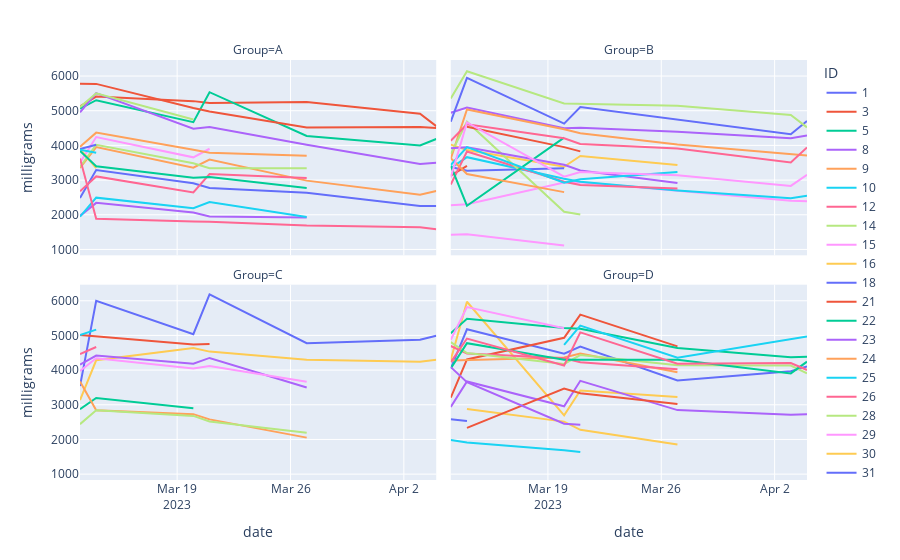

Notebook cell for this chart:
### Code cell
fig = px.line(df[df.Sex=='F'], x="date", y="milligrams", color='ID', facet_col='Group', facet_col_wrap=2, height=1000)
fig.show()

### Figure 1 — Plotly figure (JSON) as saved in the notebook; plotly's stock layout.template omitted (floating-point values rounded to 4 significant figures)
{"data": [{"hovertemplate": "ID=1<br>Group=A<br>date=%{x}<br>milligrams=%{y}<extra></extra>", "legendgroup": "1", "line": {"color": "#636efa", "dash": "solid"}, "marker": {"symbol": "circle"}, "mode": "lines", "name": "1", "orientation": "v", "showlegend": true, "type": "scatter", "x": ["2023-03-13T00:00:00", "2023-03-14T00:00:00", "2023-03-20T00:00:00", "2023-03-21T00:00:00", "2023-03-27T00:00:00", "2023-04-03T00:00:00", "2023-04-04T00:00:00"], "xaxis": "x3", "y": [2480.0, 3290.0, 2910.0, 2772.0, 2634.0, 2251, 2252.0], "yaxis": "y3"}, {"hovertemplate": "ID=3<br>Group=A<br>date=%{x}<br>milligrams=%{y}<extra></extra>", "legendgroup": "3", "line": {"color": "#EF553B", "dash": "solid"}, "marker": {"symbol": "circle"}, "mode": "lines", "name": "3", "orientation": "v", "showlegend": true, "type": "scatter", "x": ["2023-03-13T00:00:00", "2023-03-14T00:00:00", "2023-03-20T00:00:00", "2023-03-21T00:00:00", "2023-03-27T00:00:00", "2023-04-03T00:00:00", "2023-04-04T00:00:00"], "xaxis": "x3", "y": [5123.0, 5407.0, 5277.0, 5226.0, 5254.0, 4914.0, 4556.0], "yaxis": "y3"}, {"hovertemplate": "ID=5<br>Group=A<br>date=%{x}<br>milligrams=%{y}<extra></extra>", "legendgroup": "5", "line": {"color": "#00cc96", "dash": "solid"}, "marker": {"symbol": "circle"}, "mode": "lines", "name": "5", "orientation": "v", "showlegend": true, "type": "scatter", "x": ["2023-03-13T00:00:00", "2023-03-14T00:00:00", "2023-03-20T00:00:00", "2023-03-21T00:00:00", "2023-03-27T00:00:00", "2023-04-03T00:00:00", "2023-04-04T00:00:00"], "xaxis": "x3", "y": [5064.0, 5303.0, 4671.0, 5534.0, 4273.0, 3999.0, 4184.0], "yaxis": "y3"}, {"hovertemplate": "ID=8<br>Group=A<br>date=%{x}<br>milligrams=%{y}<extra></extra>", "legendgroup": "8", "line": {"color": "#ab63fa", "dash": "solid"}, "marker": {"symbol": "circle"}, "mode": "lines", "name": "8", "orientation": "v", "showlegend": true, "type": "scatter", "x": ["2023-03-13T00:00:00", "2023-03-14T00:00:00", "2023-03-20T00:00:00", "2023-03-21T00:00:00", "2023-03-27T00:00:00"], "xaxis": "x3", "y": [1968.0, 2343.0, 2063.0, 1950.0, 1923.0], "yaxis": "y3"}, {"hovertemplate": "ID=9<br>Group=A<br>date=%{x}<br>milligrams=%{y}<extra></extra>", "legendgroup": "9", "line": {"color": "#FFA15A", "dash": "solid"}, "marker": {"symbol": "circle"}, "mode": "lines", "name": "9", "orientation": "v", "showlegend": true, "type": "scatter", "x": ["2023-03-13T00:00:00", "2023-03-14T00:00:00", "2023-03-20T00:00:00", "2023-03-21T00:00:00", "2023-03-27T00:00:00", "2023-04-03T00:00:00", "2023-04-04T00:00:00"], "xaxis": "x3", "y": [3350, 3950.0, 3358.0, 3594.0, 2984.0, 2578.0, 2687.0], "yaxis": "y3"}, {"hovertemplate": "ID=10<br>Group=A<br>date=%{x}<br>milligrams=%{y}<extra></extra>", "legendgroup": "10", "line": {"color": "#19d3f3", "dash": "solid"}, "marker": {"symbol": "circle"}, "mode": "lines", "name": "10", "orientation": "v", "showlegend": true, "type": "scatter", "x": ["2023-03-13T00:00:00", "2023-03-14T00:00:00", "2023-03-20T00:00:00", "2023-03-21T00:00:00", "2023-03-27T00:00:00"], "xaxis": "x3", "y": [1945.0, 2494.0, 2189.0, 2368.0, 1935], "yaxis": "y3"}, {"hovertemplate": "ID=12<br>Group=A<br>date=%{x}<br>milligrams=%{y}<extra></extra>", "legendgroup": "12", "line": {"color": "#FF6692", "dash": "solid"}, "marker": {"symbol": "circle"}, "mode": "lines", "name": "12", "orientation": "v", "showlegend": true, "type": "scatter", "x": ["2023-03-13T00:00:00", "2023-03-14T00:00:00", "2023-03-20T00:00:00", "2023-03-21T00:00:00", "2023-03-27T00:00:00"], "xaxis": "x3", "y": [2677.0, 3105.0, 2644.0, 3174.0, 3057], "yaxis": "y3"}, {"hovertemplate": "ID=14<br>Group=A<br>date=%{x}<br>milligrams=%{y}<extra></extra>", "legendgroup": "14", "line": {"color": "#B6E880", "dash": "solid"}, "marker": {"symbol": "circle"}, "mode": "lines", "name": "14", "orientation": "v", "showlegend": true, "type": "scatter", "x": ["2023-03-13T00:00:00", "2023-03-14T00:00:00", "2023-03-20T00:00:00", "2023-03-21T00:00:00", "2023-03-27T00:00:00"], "xaxis": "x3", "y": [3382.0, 4019.0, 3484.0, 3345.0, 3341.0], "yaxis": "y3"}, {"hovertemplate": "ID=15<br>Group=A<br>date=%{x}<br>milligrams=%{y}<extra></extra>", "legendgroup": "15", "line": {"color": "#FF97FF", "dash": "solid"}, "marker": {"symbol": "circle"}, "mode": "lines", "name": "15", "orientation": "v", "showlegend": true, "type": "scatter", "x": ["2023-03-13T00:00:00", "2023-03-14T00:00:00", "2023-03-20T00:00:00", "2023-03-21T00:00:00"], "xaxis": "x3", "y": [3502.0, 4242, 3656.0, 3904.0], "yaxis": "y3"}, {"hovertemplate": "ID=16<br>Group=A<br>date=%{x}<br>milligrams=%{y}<extra></extra>", "legendgroup": "16", "line": {"color": "#FECB52", "dash": "solid"}, "marker": {"symbol": "circle"}, "mode": "lines", "name": "16", "orientation": "v", "showlegend": true, "type": "scatter", "x": ["2023-03-13T00:00:00", "2023-03-14T00:00:00"], "xaxis": "x3", "y": [3893.0, 3343.0], "yaxis": "y3"}, {"hovertemplate": "ID=18<br>Group=A<br>date=%{x}<br>milligrams=%{y}<extra></extra>", "legendgroup": "18", "line": {"color": "#636efa", "dash": "solid"}, "marker": {"symbol": "circle"}, "mode": "lines", "name": "18", "orientation": "v", "showlegend": true, "type": "scatter", "x": ["2023-03-13T00:00:00", "2023-03-14T00:00:00"], "xaxis": "x3", "y": [3893.0, 4017.0], "yaxis": "y3"}, {"hovertemplate": "ID=21<br>Group=A<br>date=%{x}<br>milligrams=%{y}<extra></extra>", "legendgroup": "21", "line": {"color": "#EF553B", "dash": "solid"}, "marker": {"symbol": "circle"}, "mode": "lines", "name": "21", "orientation": "v", "showlegend": true, "type": "scatter", "x": ["2023-03-13T00:00:00", "2023-03-14T00:00:00", "2023-03-20T00:00:00", "2023-03-21T00:00:00", "2023-03-27T00:00:00", "2023-04-03T00:00:00", "2023-04-04T00:00:00"], "xaxis": "x3", "y": [5776.0, 5774.0, 5081.0, 4980.0, 4516.0, 4530.0, 4505.0], "yaxis": "y3"}, {"hovertemplate": "ID=22<br>Group=A<br>date=%{x}<br>milligrams=%{y}<extra></extra>", "legendgroup": "22", "line": {"color": "#00cc96", "dash": "solid"}, "marker": {"symbol": "circle"}, "mode": "lines", "name": "22", "orientation": "v", "showlegend": true, "type": "scatter", "x": ["2023-03-13T00:00:00", "2023-03-14T00:00:00", "2023-03-20T00:00:00", "2023-03-21T00:00:00", "2023-03-27T00:00:00"], "xaxis": "x3", "y": [3839, 3399.0, 3067.0, 3088.0, 2773.0], "yaxis": "y3"}, {"hovertemplate": "ID=23<br>Group=A<br>date=%{x}<br>milligrams=%{y}<extra></extra>", "legendgroup": "23", "line": {"color": "#ab63fa", "dash": "solid"}, "marker": {"symbol": "circle"}, "mode": "lines", "name": "23", "orientation": "v", "showlegend": true, "type": "scatter", "x": ["2023-03-13T00:00:00", "2023-03-14T00:00:00", "2023-03-20T00:00:00", "2023-03-21T00:00:00", "2023-03-27T00:00:00", "2023-04-03T00:00:00", "2023-04-04T00:00:00"], "xaxis": "x3", "y": [4956, 5507.0, 4483.0, 4531.0, 4018.0, 3466.0, 3501.0], "yaxis": "y3"}, {"hovertemplate": "ID=24<br>Group=A<br>date=%{x}<br>milligrams=%{y}<extra></extra>", "legendgroup": "24", "line": {"color": "#FFA15A", "dash": "solid"}, "marker": {"symbol": "circle"}, "mode": "lines", "name": "24", "orientation": "v", "showlegend": true, "type": "scatter", "x": ["2023-03-13T00:00:00", "2023-03-14T00:00:00", "2023-03-20T00:00:00", "2023-03-21T00:00:00", "2023-03-27T00:00:00"], "xaxis": "x3", "y": [3962.0, 4368.0, 3872.0, 3790.0, 3705.0], "yaxis": "y3"}, {"hovertemplate": "ID=25<br>Group=A<br>date=%{x}<br>milligrams=%{y}<extra></extra>", "legendgroup": "25", "line": {"color": "#19d3f3", "dash": "solid"}, "marker": {"symbol": "circle"}, "mode": "lines", "name": "25", "orientation": "v", "showlegend": true, "type": "scatter", "x": ["2023-03-13T00:00:00", "2023-03-14T00:00:00"], "xaxis": "x3", "y": [3875.0, 3790.0], "yaxis": "y3"}, {"hovertemplate": "ID=26<br>Group=A<br>date=%{x}<br>milligrams=%{y}<extra></extra>", "legendgroup": "26", "line": {"color": "#FF6692", "dash": "solid"}, "marker": {"symbol": "circle"}, "mode": "lines", "name": "26", "orientation": "v", "showlegend": true, "type": "scatter", "x": ["2023-03-13T00:00:00", "2023-03-14T00:00:00", "2023-03-20T00:00:00", "2023-03-21T00:00:00", "2023-03-27T00:00:00", "2023-04-03T00:00:00", "2023-04-04T00:00:00"], "xaxis": "x3", "y": [3622.0, 1882.0, 1805.0, 1802.0, 1691.0, 1642.0, 1580.0], "yaxis": "y3"}, {"hovertemplate": "ID=28<br>Group=A<br>date=%{x}<br>milligrams=%{y}<extra></extra>", "legendgroup": "28", "line": {"color": "#B6E880", "dash": "solid"}, "marker": {"symbol": "circle"}, "mode": "lines", "name": "28", "orientation": "v", "showlegend": true, "type": "scatter", "x": ["2023-03-13T00:00:00", "2023-03-14T00:00:00", "2023-03-20T00:00:00"], "xaxis": "x3", "y": [5103.0, 5502.0, 4746.0], "yaxis": "y3"}, {"hovertemplate": "ID=29<br>Group=B<br>date=%{x}<br>milligrams=%{y}<extra></extra>", "legendgroup": "29", "line": {"color": "#FF97FF", "dash": "solid"}, "marker": {"symbol": "circle"}, "mode": "lines", "name": "29", "orientation": "v", "showlegend": true, "type": "scatter", "x": ["2023-03-13T00:00:00", "2023-03-14T00:00:00", "2023-03-20T00:00:00", "2023-03-21T00:00:00", "2023-03-27T00:00:00", "2023-04-03T00:00:00", "2023-04-04T00:00:00"], "xaxis": "x4", "y": [2272, 2304.0, 2930.0, 2936, 2689.0, 2406.0, 2391.0], "yaxis": "y4"}, {"hovertemplate": "ID=30<br>Group=B<br>date=%{x}<br>milligrams=%{y}<extra></extra>", "legendgroup": "30", "line": {"color": "#FECB52", "dash": "solid"}, "marker": {"symbol": "circle"}, "mode": "lines", "name": "30", "orientation": "v", "showlegend": true, "type": "scatter", "x": ["2023-03-13T00:00:00", "2023-03-14T00:00:00", "2023-03-20T00:00:00", "2023-03-21T00:00:00", "2023-03-27T00:00:00"], "xaxis": "x4", "y": [4021.0, 3868.0, 3384.0, 3695.0, 3436.0], "yaxis": "y4"}, {"hovertemplate": "ID=31<br>Group=B<br>date=%{x}<br>milligrams=%{y}<extra></extra>", "legendgroup": "31", "line": {"color": "#636efa", "dash": "solid"}, "marker": {"symbol": "circle"}, "mode": "lines", "name": "31", "orientation": "v", "showlegend": true, "type": "scatter", "x": ["2023-03-13T00:00:00", "2023-03-14T00:00:00", "2023-03-20T00:00:00"], "xaxis": "x4", "y": [3380.0, 3269.0, 3338.0], "yaxis": "y4"}, {"hovertemplate": "ID=33<br>Group=B<br>date=%{x}<br>milligrams=%{y}<extra></extra>", "legendgroup": "33", "line": {"color": "#EF553B", "dash": "solid"}, "marker": {"symbol": "circle"}, "mode": "lines", "name": "33", "orientation": "v", "showlegend": true, "type": "scatter", "x": ["2023-03-13T00:00:00", "2023-03-14T00:00:00"], "xaxis": "x4", "y": [3130.0, 3409.0], "yaxis": "y4"}, {"hovertemplate": "ID=34<br>Group=B<br>date=%{x}<br>milligrams=%{y}<extra></extra>", "legendgroup": "34", "line": {"color": "#00cc96", "dash": "solid"}, "marker": {"symbol": "circle"}, "mode": "lines", "name": "34", "orientation": "v", "showlegend": true, "type": "scatter", "x": ["2023-03-13T00:00:00"], "xaxis": "x4", "y": [3214.0], "yaxis": "y4"}, {"hovertemplate": "ID=35<br>Group=B<br>date=%{x}<br>milligrams=%{y}<extra></extra>", "legendgroup": "35", "line": {"color": "#ab63fa", "dash": "solid"}, "marker": {"symbol": "circle"}, "mode": "lines", "name": "35", "orientation": "v", "showlegend": true, "type": "scatter", "x": ["2023-03-13T00:00:00", "2023-03-14T00:00:00", "2023-03-20T00:00:00", "2023-03-21T00:00:00", "2023-03-27T00:00:00", "2023-04-03T00:00:00", "2023-04-04T00:00:00"], "xaxis": "x4", "y": [4940.0, 5093, 4497.0, 4510.0, 4391.0, 4204.0, 4285.0], "yaxis": "y4"}, {"hovertemplate": "ID=36<br>Group=B<br>date=%{x}<br>milligrams=%{y}<extra></extra>", "legendgroup": "36", "line": {"color": "#FFA15A", "dash": "solid"}, "marker": {"symbol": "circle"}, "mode": "lines", "name": "36", "orientation": "v", "showlegend": true, "type": "scatter", "x": ["2023-03-13T00:00:00", "2023-03-14T00:00:00", "2023-03-20T00:00:00", "2023-03-21T00:00:00", "2023-03-27T00:00:00", "2023-04-03T00:00:00", "2023-04-04T00:00:00"], "xaxis": "x4", "y": [3620.0, 5034.0, 4465.0, 4352.0, 4029.0, 3754.0, 3706.0], "yaxis": "y4"}, {"hovertemplate": "ID=37<br>Group=B<br>date=%{x}<br>milligrams=%{y}<extra></extra>", "legendgroup": "37", "line": {"color": "#19d3f3", "dash": "solid"}, "marker": {"symbol": "circle"}, "mode": "lines", "name": "37", "orientation": "v", "showlegend": true, "type": "scatter", "x": ["2023-03-13T00:00:00", "2023-03-14T00:00:00", "2023-03-20T00:00:00", "2023-03-21T00:00:00", "2023-03-27T00:00:00", "2023-04-03T00:00:00", "2023-04-04T00:00:00"], "xaxis": "x4", "y": [3343.0, 3661.0, 3039.0, 2949.0, 2698.0, 2476.0, 2546], "yaxis": "y4"}, {"hovertemplate": "ID=38<br>Group=B<br>date=%{x}<br>milligrams=%{y}<extra></extra>", "legendgroup": "38", "line": {"color": "#FF6692", "dash": "solid"}, "marker": {"symbol": "circle"}, "mode": "lines", "name": "38", "orientation": "v", "showlegend": true, "type": "scatter", "x": ["2023-03-13T00:00:00", "2023-03-14T00:00:00", "2023-03-20T00:00:00", "2023-03-21T00:00:00", "2023-03-27T00:00:00"], "xaxis": "x4", "y": [2873, 3826.0, 2950.0, 2856.0, 2755.0], "yaxis": "y4"}, {"hovertemplate": "ID=39<br>Group=B<br>date=%{x}<br>milligrams=%{y}<extra></extra>", "legendgroup": "39", "line": {"color": "#B6E880", "dash": "solid"}, "marker": {"symbol": "circle"}, "mode": "lines", "name": "39", "orientation": "v", "showlegend": true, "type": "scatter", "x": ["2023-03-13T00:00:00", "2023-03-14T00:00:00", "2023-03-20T00:00:00", "2023-03-21T00:00:00"], "xaxis": "x4", "y": [3756.0, 4683.0, 2087.0, 2007], "yaxis": "y4"}, {"hovertemplate": "ID=40<br>Group=B<br>date=%{x}<br>milligrams=%{y}<extra></extra>", "legendgroup": "40", "line": {"color": "#FF97FF", "dash": "solid"}, "marker": {"symbol": "circle"}, "mode": "lines", "name": "40", "orientation": "v", "showlegend": true, "type": "scatter", "x": ["2023-03-13T00:00:00", "2023-03-14T00:00:00", "2023-03-20T00:00:00"], "xaxis": "x4", "y": [1426.0, 1441.0, 1113.0], "yaxis": "y4"}, {"hovertemplate": "ID=41<br>Group=B<br>date=%{x}<br>milligrams=%{y}<extra></extra>", "legendgroup": "41", "line": {"color": "#FECB52", "dash": "solid"}, "marker": {"symbol": "circle"}, "mode": "lines", "name": "41", "orientation": "v", "showlegend": true, "type": "scatter", "x": ["2023-03-14T00:00:00"], "xaxis": "x4", "y": [3459.0], "yaxis": "y4"}, {"hovertemplate": "ID=42<br>Group=B<br>date=%{x}<br>milligrams=%{y}<extra></extra>", "legendgroup": "42", "line": {"color": "#636efa", "dash": "solid"}, "marker": {"symbol": "circle"}, "mode": "lines", "name": "42", "orientation": "v", "showlegend": true, "type": "scatter", "x": ["2023-03-13T00:00:00", "2023-03-14T00:00:00", "2023-03-20T00:00:00", "2023-03-21T00:00:00", "2023-04-03T00:00:00", "2023-04-04T00:00:00"], "xaxis": "x4", "y": [4685.0, 5949.0, 4628.0, 5106.0, 4320.0, 4705.0], "yaxis": "y4"}, {"hovertemplate": "ID=46<br>Group=B<br>date=%{x}<br>milligrams=%{y}<extra></extra>", "legendgroup": "46", "line": {"color": "#EF553B", "dash": "solid"}, "marker": {"symbol": "circle"}, "mode": "lines", "name": "46", "orientation": "v", "showlegend": true, "type": "scatter", "x": ["2023-03-14T00:00:00", "2023-03-20T00:00:00", "2023-03-21T00:00:00"], "xaxis": "x4", "y": [4537.0, 3951.0, 3828.0], "yaxis": "y4"}, {"hovertemplate": "ID=48<br>Group=B<br>date=%{x}<br>milligrams=%{y}<extra></extra>", "legendgroup": "48", "line": {"color": "#00cc96", "dash": "solid"}, "marker": {"symbol": "circle"}, "mode": "lines", "name": "48", "orientation": "v", "showlegend": true, "type": "scatter", "x": ["2023-03-13T00:00:00", "2023-03-14T00:00:00", "2023-03-20T00:00:00"], "xaxis": "x4", "y": [3415.0, 2261.0, 4226.0], "yaxis": "y4"}, {"hovertemplate": "ID=50<br>Group=B<br>date=%{x}<br>milligrams=%{y}<extra></extra>", "legendgroup": "50", "line": {"color": "#ab63fa", "dash": "solid"}, "marker": {"symbol": "circle"}, "mode": "lines", "name": "50", "orientation": "v", "showlegend": true, "type": "scatter", "x": ["2023-03-13T00:00:00", "2023-03-14T00:00:00", "2023-03-20T00:00:00", "2023-03-21T00:00:00", "2023-03-27T00:00:00"], "xaxis": "x4", "y": [3919.0, 3944.0, 3440.0, 3277.0, 2916.0], "yaxis": "y4"}, {"hovertemplate": "ID=51<br>Group=B<br>date=%{x}<br>milligrams=%{y}<extra></extra>", "legendgroup": "51", "line": {"color": "#FFA15A", "dash": "solid"}, "marker": {"symbol": "circle"}, "mode": "lines", "name": "51", "orientation": "v", "showlegend": true, "type": "scatter", "x": ["2023-03-13T00:00:00", "2023-03-14T00:00:00", "2023-03-20T00:00:00"], "xaxis": "x4", "y": [3630.0, 3174.0, 2653.0], "yaxis": "y4"}, {"hovertemplate": "ID=53<br>Group=B<br>date=%{x}<br>milligrams=%{y}<extra></extra>", "legendgroup": "53", "line": {"color": "#19d3f3", "dash": "solid"}, "marker": {"symbol": "circle"}, "mode": "lines", "name": "53", "orientation": "v", "showlegend": true, "type": "scatter", "x": ["2023-03-13T00:00:00", "2023-03-14T00:00:00", "2023-03-20T00:00:00", "2023-03-21T00:00:00", "2023-03-27T00:00:00"], "xaxis": "x4", "y": [3434, 3952.0, 2923.0, 3024.0, 3232.0], "yaxis": "y4"}, {"hovertemplate": "ID=54<br>Group=B<br>date=%{x}<br>milligrams=%{y}<extra></extra>", "legendgroup": "54", "line": {"color": "#FF6692", "dash": "solid"}, "marker": {"symbol": "circle"}, "mode": "lines", "name": "54", "orientation": "v", "showlegend": true, "type": "scatter", "x": ["2023-03-13T00:00:00", "2023-03-14T00:00:00", "2023-03-20T00:00:00", "2023-03-21T00:00:00", "2023-03-27T00:00:00", "2023-04-03T00:00:00", "2023-04-04T00:00:00"], "xaxis": "x4", "y": [4133.0, 4607.0, 4203.0, 4043.0, 3909, 3510.0, 3941.0], "yaxis": "y4"}, {"hovertemplate": "ID=55<br>Group=B<br>date=%{x}<br>milligrams=%{y}<extra></extra>", "legendgroup": "55", "line": {"color": "#B6E880", "dash": "solid"}, "marker": {"symbol": "circle"}, "mode": "lines", "name": "55", "orientation": "v", "showlegend": true, "type": "scatter", "x": ["2023-03-13T00:00:00", "2023-03-14T00:00:00", "2023-03-20T00:00:00", "2023-03-21T00:00:00", "2023-03-27T00:00:00", "2023-04-03T00:00:00", "2023-04-04T00:00:00"], "xaxis": "x4", "y": [5354.0, 6138.0, 5211.0, 5198.0, 5143.0, 4876, 4520.0], "yaxis": "y4"}, {"hovertemplate": "ID=57<br>Group=B<br>date=%{x}<br>milligrams=%{y}<extra></extra>", "legendgroup": "57", "line": {"color": "#FF97FF", "dash": "solid"}, "marker": {"symbol": "circle"}, "mode": "lines", "name": "57", "orientation": "v", "showlegend": true, "type": "scatter", "x": ["2023-03-13T00:00:00", "2023-03-14T00:00:00", "2023-03-20T00:00:00", "2023-03-21T00:00:00", "2023-03-27T00:00:00", "2023-04-03T00:00:00", "2023-04-04T00:00:00"], "xaxis": "x4", "y": [3079.0, 4661.0, 3097.0, 3232, 3141.0, 2832, 3154.0], "yaxis": "y4"}, {"hovertemplate": "ID=61<br>Group=C<br>date=%{x}<br>milligrams=%{y}<extra></extra>", "legendgroup": "61", "line": {"color": "#FECB52", "dash": "solid"}, "marker": {"symbol": "circle"}, "mode": "lines", "name": "61", "orientation": "v", "showlegend": true, "type": "scatter", "x": ["2023-03-13T00:00:00", "2023-03-14T00:00:00", "2023-03-20T00:00:00", "2023-03-21T00:00:00", "2023-03-27T00:00:00", "2023-04-03T00:00:00", "2023-04-04T00:00:00"], "xaxis": "x", "y": [3136, 4284.0, 4640.0, 4533.0, 4299.0, 4241.0, 4297.0], "yaxis": "y"}, {"hovertemplate": "ID=63<br>Group=C<br>date=%{x}<br>milligrams=%{y}<extra></extra>", "legendgroup": "63", "line": {"color": "#636efa", "dash": "solid"}, "marker": {"symbol": "circle"}, "mode": "lines", "name": "63", "orientation": "v", "showlegend": true, "type": "scatter", "x": ["2023-03-13T00:00:00", "2023-03-14T00:00:00", "2023-03-20T00:00:00", "2023-03-21T00:00:00", "2023-03-27T00:00:00", "2023-04-03T00:00:00", "2023-04-04T00:00:00"], "xaxis": "x", "y": [3541.0, 5998.0, 5037.0, 6181.0, 4776.0, 4877.0, 4992.0], "yaxis": "y"}, {"hovertemplate": "ID=65<br>Group=C<br>date=%{x}<br>milligrams=%{y}<extra></extra>", "legendgroup": "65", "line": {"color": "#EF553B", "dash": "solid"}, "marker": {"symbol": "circle"}, "mode": "lines", "name": "65", "orientation": "v", "showlegend": true, "type": "scatter", "x": ["2023-03-13T00:00:00", "2023-03-20T00:00:00", "2023-03-21T00:00:00"], "xaxis": "x", "y": [5010.0, 4737.0, 4753], "yaxis": "y"}, {"hovertemplate": "ID=67<br>Group=C<br>date=%{x}<br>milligrams=%{y}<extra></extra>", "legendgroup": "67", "line": {"color": "#00cc96", "dash": "solid"}, "marker": {"symbol": "circle"}, "mode": "lines", "name": "67", "orientation": "v", "showlegend": true, "type": "scatter", "x": ["2023-03-13T00:00:00", "2023-03-14T00:00:00", "2023-03-20T00:00:00"], "xaxis": "x", "y": [2874.0, 3194.0, 2900.0], "yaxis": "y"}, {"hovertemplate": "ID=68<br>Group=C<br>date=%{x}<br>milligrams=%{y}<extra></extra>", "legendgroup": "68", "line": {"color": "#ab63fa", "dash": "solid"}, "marker": {"symbol": "circle"}, "mode": "lines", "name": "68", "orientation": "v", "showlegend": true, "type": "scatter", "x": ["2023-03-13T00:00:00", "2023-03-14T00:00:00", "2023-03-20T00:00:00", "2023-03-21T00:00:00", "2023-03-27T00:00:00"], "xaxis": "x", "y": [4160.0, 4419.0, 4187.0, 4351.0, 3499.0], "yaxis": "y"}, {"hovertemplate": "ID=73<br>Group=C<br>date=%{x}<br>milligrams=%{y}<extra></extra>", "legendgroup": "73", "line": {"color": "#FFA15A", "dash": "solid"}, "marker": {"symbol": "circle"}, "mode": "lines", "name": "73", "orientation": "v", "showlegend": true, "type": "scatter", "x": ["2023-03-13T00:00:00", "2023-03-14T00:00:00", "2023-03-20T00:00:00", "2023-03-21T00:00:00", "2023-03-27T00:00:00"], "xaxis": "x", "y": [3670.0, 2840.0, 2730.0, 2579, 2053.0], "yaxis": "y"}, {"hovertemplate": "ID=75<br>Group=C<br>date=%{x}<br>milligrams=%{y}<extra></extra>", "legendgroup": "75", "line": {"color": "#19d3f3", "dash": "solid"}, "marker": {"symbol": "circle"}, "mode": "lines", "name": "75", "orientation": "v", "showlegend": true, "type": "scatter", "x": ["2023-03-13T00:00:00", "2023-03-14T00:00:00"], "xaxis": "x", "y": [5014.0, 5168.0], "yaxis": "y"}, {"hovertemplate": "ID=80<br>Group=C<br>date=%{x}<br>milligrams=%{y}<extra></extra>", "legendgroup": "80", "line": {"color": "#FF6692", "dash": "solid"}, "marker": {"symbol": "circle"}, "mode": "lines", "name": "80", "orientation": "v", "showlegend": true, "type": "scatter", "x": ["2023-03-13T00:00:00", "2023-03-14T00:00:00"], "xaxis": "x", "y": [4464.0, 4665.0], "yaxis": "y"}, {"hovertemplate": "ID=82<br>Group=C<br>date=%{x}<br>milligrams=%{y}<extra></extra>", "legendgroup": "82", "line": {"color": "#B6E880", "dash": "solid"}, "marker": {"symbol": "circle"}, "mode": "lines", "name": "82", "orientation": "v", "showlegend": true, "type": "scatter", "x": ["2023-03-13T00:00:00", "2023-03-14T00:00:00", "2023-03-20T00:00:00", "2023-03-21T00:00:00", "2023-03-27T00:00:00"], "xaxis": "x", "y": [2442, 2844.0, 2679.0, 2520.0, 2194.0], "yaxis": "y"}, {"hovertemplate": "ID=85<br>Group=C<br>date=%{x}<br>milligrams=%{y}<extra></extra>", "legendgroup": "85", "line": {"color": "#FF97FF", "dash": "solid"}, "marker": {"symbol": "circle"}, "mode": "lines", "name": "85", "orientation": "v", "showlegend": true, "type": "scatter", "x": ["2023-03-13T00:00:00", "2023-03-14T00:00:00", "2023-03-20T00:00:00", "2023-03-21T00:00:00", "2023-03-27T00:00:00"], "xaxis": "x", "y": [3972.0, 4341, 4045.0, 4116.0, 3663.0], "yaxis": "y"}, {"hovertemplate": "ID=87<br>Group=D<br>date=%{x}<br>milligrams=%{y}<extra></extra>", "legendgroup": "87", "line": {"color": "#FECB52", "dash": "solid"}, "marker": {"symbol": "circle"}, "mode": "lines", "name": "87", "orientation": "v", "showlegend": true, "type": "scatter", "x": ["2023-03-13T00:00:00", "2023-03-14T00:00:00", "2023-03-20T00:00:00", "2023-03-21T00:00:00", "2023-03-27T00:00:00"], "xaxis": "x2", "y": [4302, 5971.0, 2694.0, 3414.0, 3225.0], "yaxis": "y2"}, {"hovertemplate": "ID=90<br>Group=D<br>date=%{x}<br>milligrams=%{y}<extra></extra>", "legendgroup": "90", "line": {"color": "#636efa", "dash": "solid"}, "marker": {"symbol": "circle"}, "mode": "lines", "name": "90", "orientation": "v", "showlegend": true, "type": "scatter", "x": ["2023-03-13T00:00:00", "2023-03-14T00:00:00", "2023-03-20T00:00:00", "2023-03-21T00:00:00", "2023-03-27T00:00:00", "2023-04-03T00:00:00", "2023-04-04T00:00:00"], "xaxis": "x2", "y": [4047, 5177.0, 4472, 4676.0, 3703.0, 3969.0, 4108.0], "yaxis": "y2"}, {"hovertemplate": "ID=93<br>Group=D<br>date=%{x}<br>milligrams=%{y}<extra></extra>", "legendgroup": "93", "line": {"color": "#EF553B", "dash": "solid"}, "marker": {"symbol": "circle"}, "mode": "lines", "name": "93", "orientation": "v", "showlegend": true, "type": "scatter", "x": ["2023-03-13T00:00:00", "2023-03-14T00:00:00", "2023-03-20T00:00:00", "2023-03-21T00:00:00", "2023-03-27T00:00:00"], "xaxis": "x2", "y": [3205.0, 4308.0, 4930.0, 5601.0, 4685.0], "yaxis": "y2"}, {"hovertemplate": "ID=94<br>Group=D<br>date=%{x}<br>milligrams=%{y}<extra></extra>", "legendgroup": "94", "line": {"color": "#00cc96", "dash": "solid"}, "marker": {"symbol": "circle"}, "mode": "lines", "name": "94", "orientation": "v", "showlegend": true, "type": "scatter", "x": ["2023-03-13T00:00:00", "2023-03-14T00:00:00", "2023-03-20T00:00:00", "2023-03-21T00:00:00", "2023-03-27T00:00:00", "2023-04-03T00:00:00", "2023-04-04T00:00:00"], "xaxis": "x2", "y": [5065, 5478.0, 5216.0, 5191.0, 4639.0, 4372.0, 4382.0], "yaxis": "y2"}, {"hovertemplate": "ID=95<br>Group=D<br>date=%{x}<br>milligrams=%{y}<extra></extra>", "legendgroup": "95", "line": {"color": "#ab63fa", "dash": "solid"}, "marker": {"symbol": "circle"}, "mode": "lines", "name": "95", "orientation": "v", "showlegend": true, "type": "scatter", "x": ["2023-03-13T00:00:00", "2023-03-14T00:00:00", "2023-03-20T00:00:00", "2023-03-21T00:00:00", "2023-03-27T00:00:00", "2023-04-03T00:00:00", "2023-04-04T00:00:00"], "xaxis": "x2", "y": [2936, 3671.0, 2956.0, 3691, 2846.0, 2716.0, 2728.0], "yaxis": "y2"}, {"hovertemplate": "ID=96<br>Group=D<br>date=%{x}<br>milligrams=%{y}<extra></extra>", "legendgroup": "96", "line": {"color": "#FFA15A", "dash": "solid"}, "marker": {"symbol": "circle"}, "mode": "lines", "name": "96", "orientation": "v", "showlegend": true, "type": "scatter", "x": ["2023-03-13T00:00:00", "2023-03-20T00:00:00", "2023-03-21T00:00:00", "2023-03-27T00:00:00"], "xaxis": "x2", "y": [4279, 4364, 4481.0, 3936.0], "yaxis": "y2"}, {"hovertemplate": "ID=97<br>Group=D<br>date=%{x}<br>milligrams=%{y}<extra></extra>", "legendgroup": "97", "line": {"color": "#19d3f3", "dash": "solid"}, "marker": {"symbol": "circle"}, "mode": "lines", "name": "97", "orientation": "v", "showlegend": true, "type": "scatter", "x": ["2023-03-20T00:00:00", "2023-03-21T00:00:00", "2023-03-27T00:00:00", "2023-04-03T00:00:00", "2023-04-04T00:00:00"], "xaxis": "x2", "y": [4728.0, 5282.0, 4354.0, 4887.0, 4966.0], "yaxis": "y2"}, {"hovertemplate": "ID=98<br>Group=D<br>date=%{x}<br>milligrams=%{y}<extra></extra>", "legendgroup": "98", "line": {"color": "#FF6692", "dash": "solid"}, "marker": {"symbol": "circle"}, "mode": "lines", "name": "98", "orientation": "v", "showlegend": true, "type": "scatter", "x": ["2023-03-13T00:00:00", "2023-03-14T00:00:00", "2023-03-20T00:00:00", "2023-03-21T00:00:00", "2023-03-27T00:00:00"], "xaxis": "x2", "y": [4696.0, 4482.0, 4342.0, 4227.0, 4025.0], "yaxis": "y2"}, {"hovertemplate": "ID=99<br>Group=D<br>date=%{x}<br>milligrams=%{y}<extra></extra>", "legendgroup": "99", "line": {"color": "#B6E880", "dash": "solid"}, "marker": {"symbol": "circle"}, "mode": "lines", "name": "99", "orientation": "v", "showlegend": true, "type": "scatter", "x": ["2023-03-13T00:00:00", "2023-03-14T00:00:00", "2023-03-20T00:00:00", "2023-03-21T00:00:00", "2023-03-27T00:00:00", "2023-04-03T00:00:00", "2023-04-04T00:00:00"], "xaxis": "x2", "y": [4805.0, 4491.0, 4180.0, 4434.0, 4142.0, 4133.0, 3907.0], "yaxis": "y2"}, {"hovertemplate": "ID=100<br>Group=D<br>date=%{x}<br>milligrams=%{y}<extra></extra>", "legendgroup": "100", "line": {"color": "#FF97FF", "dash": "solid"}, "marker": {"symbol": "circle"}, "mode": "lines", "name": "100", "orientation": "v", "showlegend": true, "type": "scatter", "x": ["2023-03-13T00:00:00", "2023-03-14T00:00:00", "2023-03-20T00:00:00"], "xaxis": "x2", "y": [4877.0, 5819.0, 5204.0], "yaxis": "y2"}, {"hovertemplate": "ID=103<br>Group=D<br>date=%{x}<br>milligrams=%{y}<extra></extra>", "legendgroup": "103", "line": {"color": "#FECB52", "dash": "solid"}, "marker": {"symbol": "circle"}, "mode": "lines", "name": "103", "orientation": "v", "showlegend": true, "type": "scatter", "x": ["2023-03-14T00:00:00", "2023-03-20T00:00:00", "2023-03-21T00:00:00", "2023-03-27T00:00:00"], "xaxis": "x2", "y": [2876.0, 2514.0, 2278, 1854.0], "yaxis": "y2"}, {"hovertemplate": "ID=104<br>Group=D<br>date=%{x}<br>milligrams=%{y}<extra></extra>", "legendgroup": "104", "line": {"color": "#636efa", "dash": "solid"}, "marker": {"symbol": "circle"}, "mode": "lines", "name": "104", "orientation": "v", "showlegend": true, "type": "scatter", "x": ["2023-03-13T00:00:00", "2023-03-14T00:00:00"], "xaxis": "x2", "y": [2581.0, 2533], "yaxis": "y2"}, {"hovertemplate": "ID=105<br>Group=D<br>date=%{x}<br>milligrams=%{y}<extra></extra>", "legendgroup": "105", "line": {"color": "#EF553B", "dash": "solid"}, "marker": {"symbol": "circle"}, "mode": "lines", "name": "105", "orientation": "v", "showlegend": true, "type": "scatter", "x": ["2023-03-14T00:00:00", "2023-03-20T00:00:00", "2023-03-21T00:00:00", "2023-03-27T00:00:00"], "xaxis": "x2", "y": [2335, 3469.0, 3330.0, 3020.0], "yaxis": "y2"}, {"hovertemplate": "ID=106<br>Group=D<br>date=%{x}<br>milligrams=%{y}<extra></extra>", "legendgroup": "106", "line": {"color": "#00cc96", "dash": "solid"}, "marker": {"symbol": "circle"}, "mode": "lines", "name": "106", "orientation": "v", "showlegend": true, "type": "scatter", "x": ["2023-03-13T00:00:00", "2023-03-14T00:00:00", "2023-03-20T00:00:00", "2023-03-21T00:00:00", "2023-03-27T00:00:00", "2023-04-03T00:00:00", "2023-04-04T00:00:00"], "xaxis": "x2", "y": [4046.0, 4776.0, 4296.0, 4298.0, 4301.0, 3905.0, 4244.0], "yaxis": "y2"}, {"hovertemplate": "ID=108<br>Group=D<br>date=%{x}<br>milligrams=%{y}<extra></extra>", "legendgroup": "108", "line": {"color": "#ab63fa", "dash": "solid"}, "marker": {"symbol": "circle"}, "mode": "lines", "name": "108", "orientation": "v", "showlegend": true, "type": "scatter", "x": ["2023-03-13T00:00:00", "2023-03-14T00:00:00", "2023-03-20T00:00:00", "2023-03-21T00:00:00"], "xaxis": "x2", "y": [4086.0, 3650.0, 2456.0, 2422.0], "yaxis": "y2"}, {"hovertemplate": "ID=109<br>Group=D<br>date=%{x}<br>milligrams=%{y}<extra></extra>", "legendgroup": "109", "line": {"color": "#FFA15A", "dash": "solid"}, "marker": {"symbol": "circle"}, "mode": "lines", "name": "109", "orientation": "v", "showlegend": true, "type": "scatter", "x": ["2023-03-14T00:00:00"], "xaxis": "x2", "y": [2086.0], "yaxis": "y2"}, {"hovertemplate": "ID=113<br>Group=D<br>date=%{x}<br>milligrams=%{y}<extra></extra>", "legendgroup": "113", "line": {"color": "#19d3f3", "dash": "solid"}, "marker": {"symbol": "circle"}, "mode": "lines", "name": "113", "orientation": "v", "showlegend": true, "type": "scatter", "x": ["2023-03-13T00:00:00", "2023-03-14T00:00:00", "2023-03-20T00:00:00", "2023-03-21T00:00:00"], "xaxis": "x2", "y": [1982, 1914.0, 1687.0, 1637.0], "yaxis": "y2"}, {"hovertemplate": "ID=115<br>Group=D<br>date=%{x}<br>milligrams=%{y}<extra></extra>", "legendgroup": "115", "line": {"color": "#FF6692", "dash": "solid"}, "marker": {"symbol": "circle"}, "mode": "lines", "name": "115", "orientation": "v", "showlegend": true, "type": "scatter", "x": ["2023-03-13T00:00:00", "2023-03-14T00:00:00", "2023-03-20T00:00:00", "2023-03-21T00:00:00", "2023-03-27T00:00:00", "2023-04-03T00:00:00", "2023-04-04T00:00:00"], "xaxis": "x2", "y": [4232, 4910.0, 4131.0, 5087.0, 4183.0, 4205.0, 4004.0], "yaxis": "y2"}], "layout": {"annotations": [{"font": {}, "showarrow": false, "text": "Group=C", "x": 0.245, "xanchor": "center", "xref": "paper", "y": 0.465, "yanchor": "bottom", "yref": "paper"}, {"font": {}, "showarrow": false, "text": "Group=D", "x": 0.755, "xanchor": "center", "xref": "paper", "y": 0.465, "yanchor": "bottom", "yref": "paper"}, {"font": {}, "showarrow": false, "text": "Group=A", "x": 0.245, "xanchor": "center", "xref": "paper", "y": 1.0, "yanchor": "bottom", "yref": "paper"}, {"font": {}, "showarrow": false, "text": "Group=B", "x": 0.755, "xanchor": "center", "xref": "paper", "y": 1.0, "yanchor": "bottom", "yref": "paper"}], "autosize": true, "legend": {"title": {"text": "ID"}, "tracegroupgap": 0}, "margin": {"t": 60}, "xaxis": {"anchor": "y", "autorange": true, "domain": [0, 0.49], "range": ["2023-03-13", "2023-04-04"], "title": {"text": "date"}, "type": "date"}, "xaxis2": {"anchor": "y2", "autorange": true, "domain": [0.51, 1], "matches": "x", "range": ["2023-03-13", "2023-04-04"], "title": {"text": "date"}, "type": "date"}, "xaxis3": {"anchor": "y3", "autorange": true, "domain": [0, 0.49], "matches": "x", "range": ["2023-03-13", "2023-04-04"], "showticklabels": false, "type": "date"}, "xaxis4": {"anchor": "y4", "autorange": true, "domain": [0.51, 1], "matches": "x", "range": ["2023-03-13", "2023-04-04"], "showticklabels": false, "type": "date"}, "yaxis": {"anchor": "x", "autorange": true, "domain": [0, 0.465], "range": [831.0, 6463.0], "title": {"text": "milligrams"}, "type": "linear"}, "yaxis2": {"anchor": "x2", "autorange": true, "domain": [0, 0.465], "matches": "y", "range": [831.0, 6463.0], "showticklabels": false, "type": "linear"}, "yaxis3": {"anchor": "x3", "autorange": true, "domain": [0.535, 1.0], "matches": "y", "range": [831.0, 6463.0], "title": {"text": "milligrams"}, "type": "linear"}, "yaxis4": {"anchor": "x4", "autorange": true, "domain": [0.535, 1.0], "matches": "y", "range": [831.0, 6463.0], "showticklabels": false, "type": "linear"}}}
